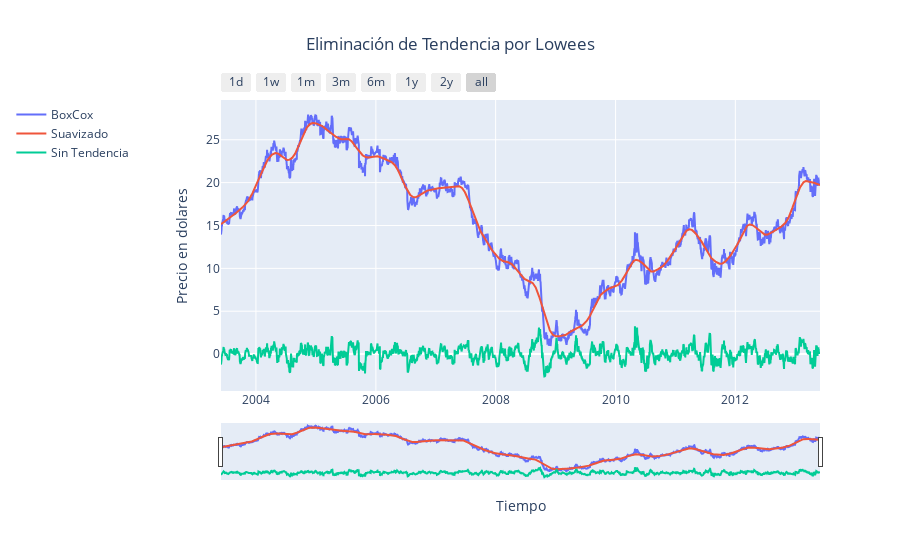

The cell this chart's notebook holds for it:
### Markdown cell above
LOESS (Locally Estimated Scatterplot Smoothing) es un método no paramétrico que estima la tendencia de una serie temporal al ajustar múltiples regresiones lineales en pequeñas ventanas de datos a lo largo de la serie. En cada ventana, se calcula una regresión lineal utilizando solo los puntos de datos cercanos, ponderándolos según su distancia al punto central. Luego, se combina estos ajustes locales para generar una curva suave que captura la tendencia general en la serie sin suponer una forma específica para la tendencia, lo que lo hace flexible y adecuado para datos con relaciones no lineales.

### Code cell
from statsmodels.nonparametric.smoothers_lowess import lowess


frac = 0.05  
smoothed_values = lowess(df_completo['BoxCox_Close'], df_completo.index, frac=frac, it=0)
trend_removed = df_completo['BoxCox_Close'] - smoothed_values[:, 1]

plot_('Eliminación de Tendencia por Lowees', (df_completo.index, df_completo["BoxCox_Close"], "BoxCox"),
      (df_completo.index, smoothed_values[:, 1], "Suavizado"),
      (df_completo.index, trend_removed, "Sin Tendencia"))

### Figure 1 — Plotly figure (JSON) as saved in the notebook; plotly's stock layout.template omitted (floating-point values rounded to 4 significant figures; data arrays with more than 128 entries replaced by an {"elided": "..."} marker saying what was removed)
{"data": [{"line": {"width": 2}, "mode": "lines", "name": "BoxCox", "type": "scatter", "x": {"elided": "3652 str values"}, "y": {"elided": "3652 float values"}}, {"line": {"width": 2}, "mode": "lines", "name": "Suavizado", "type": "scatter", "x": {"elided": "3652 str values"}, "y": {"elided": "3652 float values"}}, {"line": {"width": 2}, "mode": "lines", "name": "Sin Tendencia", "type": "scatter", "x": {"elided": "3652 str values"}, "y": {"elided": "3652 float values"}}], "layout": {"legend": {"orientation": "v", "x": -0.35, "xanchor": "left", "y": 1, "yanchor": "top"}, "title": {"text": "Eliminación de Tendencia por Lowees", "x": 0.5}, "xaxis": {"rangeselector": {"buttons": [{"count": 1, "label": "1d", "step": "day", "stepmode": "backward"}, {"count": 7, "label": "1w", "step": "day", "stepmode": "backward"}, {"count": 1, "label": "1m", "step": "month", "stepmode": "backward"}, {"count": 3, "label": "3m", "step": "month", "stepmode": "backward"}, {"count": 6, "label": "6m", "step": "month", "stepmode": "backward"}, {"count": 1, "label": "1y", "step": "year", "stepmode": "backward"}, {"count": 2, "label": "2y", "step": "year", "stepmode": "backward"}, {"step": "all"}]}, "rangeslider": {"visible": true}, "title": {"text": "Tiempo"}, "type": "date"}, "yaxis": {"autorange": true, "title": {"text": "Precio en dolares"}, "type": "linear"}}}
